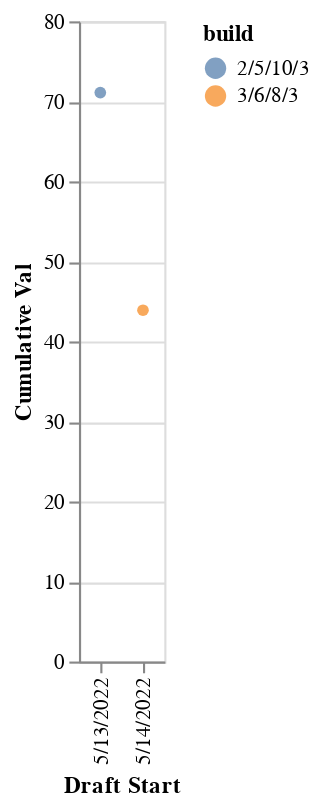
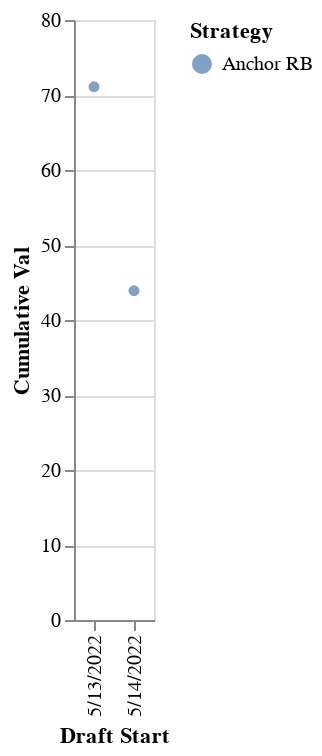
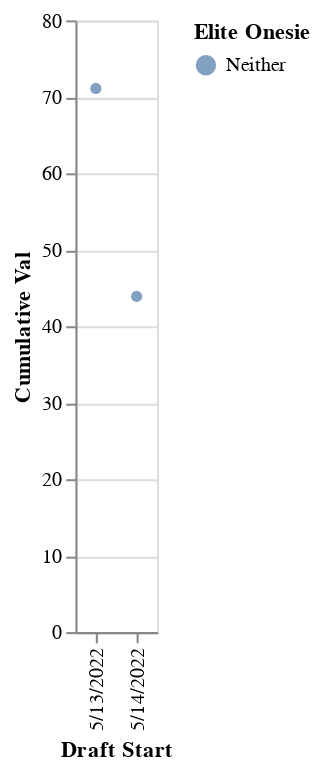

Source (notebook cell) for these figures, in order:
### Markdown cell above
#### To use while drafting

### Code cell
#Use of build and player search functions
players_to_search = ['Jonathan Taylor']
builds_with_players(players_to_search)
strats_with_players(players_to_search)
onesie_with_players(players_to_search)

### Figure 1 — Vega-Lite specification as saved in the notebook (floating-point values rounded to 4 significant figures)
{"config": {"view": {"continuousWidth": 400, "continuousHeight": 300}}, "data": {"name": "data-da93d0e8085f1fb7f4cd80d13a6d220b"}, "mark": {"type": "circle", "size": 30}, "encoding": {"color": {"field": "build", "type": "nominal"}, "tooltip": [{"field": "Draft Start", "type": "nominal"}, {"field": "Team", "type": "quantitative"}, {"field": "build", "type": "nominal"}, {"field": "Cumulative Val", "type": "quantitative"}], "x": {"field": "Draft Start", "type": "nominal"}, "y": {"field": "Cumulative Val", "type": "quantitative"}}, "selection": {"selector235": {"type": "interval", "bind": "scales", "encodings": ["x", "y"]}}, "$schema": "https://vega.github.io/schema/vega-lite/v4.17.0.json", "datasets": {"data-da93d0e8085f1fb7f4cd80d13a6d220b": [{"Team": 3, "Draft Start": "5/13/2022", "Cumulative Val": 71.1, "Strategy": "Anchor RB", "Elite Onesie": "Neither", "build": "2/5/10/3", "Players": "Jonathan Taylor, AJ Brown, Saquon Barkley, DK Metcalf, Chris Godwin, JuJu Smith-Schuster, Tom Brady, Clyde Edwards-Helaire, Skyy Moore, Christian Watson, Rachaad White, Corey Davis, Noah Fant, Will Fuller, Daniel Jones, Jalen Tolbert, KJ Hamler, Brevin Jordan, Sony Michel, Greg Dulcich"}, {"Team": 10, "Draft Start": "5/14/2022", "Cumulative Val": 43.9, "Strategy": "Anchor RB", "Elite Onesie": "Neither", "build": "3/6/8/3", "Players": "Jonathan Taylor, Tee Higgins, AJ Brown, Gabriel Davis, Courtland Sutton, Deandre Hopkins, Drake London, Trey Lance, Dalton Schulz, Tua Tagovailoa, Chase Edmonds, Robert Tonyan, Rachaad White, Daniel Jones, David Bell, Brian Robinson, Donta Foreman, Wandale Robinson, Chris Evans, OJ Howard"}]}}

### Figure 2 — Vega-Lite specification as saved in the notebook (floating-point values rounded to 4 significant figures)
{"config": {"view": {"continuousWidth": 400, "continuousHeight": 300}}, "data": {"name": "data-da93d0e8085f1fb7f4cd80d13a6d220b"}, "mark": {"type": "circle", "size": 30}, "encoding": {"color": {"field": "Strategy", "type": "nominal"}, "tooltip": [{"field": "Draft Start", "type": "nominal"}, {"field": "Team", "type": "quantitative"}, {"field": "Strategy", "type": "nominal"}, {"field": "build", "type": "nominal"}, {"field": "Cumulative Val", "type": "quantitative"}], "x": {"field": "Draft Start", "type": "nominal"}, "y": {"field": "Cumulative Val", "type": "quantitative"}}, "selection": {"selector236": {"type": "interval", "bind": "scales", "encodings": ["x", "y"]}}, "$schema": "https://vega.github.io/schema/vega-lite/v4.17.0.json", "datasets": {"data-da93d0e8085f1fb7f4cd80d13a6d220b": [{"Team": 3, "Draft Start": "5/13/2022", "Cumulative Val": 71.1, "Strategy": "Anchor RB", "Elite Onesie": "Neither", "build": "2/5/10/3", "Players": "Jonathan Taylor, AJ Brown, Saquon Barkley, DK Metcalf, Chris Godwin, JuJu Smith-Schuster, Tom Brady, Clyde Edwards-Helaire, Skyy Moore, Christian Watson, Rachaad White, Corey Davis, Noah Fant, Will Fuller, Daniel Jones, Jalen Tolbert, KJ Hamler, Brevin Jordan, Sony Michel, Greg Dulcich"}, {"Team": 10, "Draft Start": "5/14/2022", "Cumulative Val": 43.9, "Strategy": "Anchor RB", "Elite Onesie": "Neither", "build": "3/6/8/3", "Players": "Jonathan Taylor, Tee Higgins, AJ Brown, Gabriel Davis, Courtland Sutton, Deandre Hopkins, Drake London, Trey Lance, Dalton Schulz, Tua Tagovailoa, Chase Edmonds, Robert Tonyan, Rachaad White, Daniel Jones, David Bell, Brian Robinson, Donta Foreman, Wandale Robinson, Chris Evans, OJ Howard"}]}}

### Figure 3 — Vega-Lite specification as saved in the notebook (floating-point values rounded to 4 significant figures)
{"config": {"view": {"continuousWidth": 400, "continuousHeight": 300}}, "data": {"name": "data-da93d0e8085f1fb7f4cd80d13a6d220b"}, "mark": {"type": "circle", "size": 30}, "encoding": {"color": {"field": "Elite Onesie", "type": "nominal"}, "tooltip": [{"field": "Draft Start", "type": "nominal"}, {"field": "Team", "type": "quantitative"}, {"field": "Strategy", "type": "nominal"}, {"field": "Elite Onesie", "type": "nominal"}, {"field": "build", "type": "nominal"}, {"field": "Cumulative Val", "type": "quantitative"}], "x": {"field": "Draft Start", "type": "nominal"}, "y": {"field": "Cumulative Val", "type": "quantitative"}}, "selection": {"selector237": {"type": "interval", "bind": "scales", "encodings": ["x", "y"]}}, "$schema": "https://vega.github.io/schema/vega-lite/v4.17.0.json", "datasets": {"data-da93d0e8085f1fb7f4cd80d13a6d220b": [{"Team": 3, "Draft Start": "5/13/2022", "Cumulative Val": 71.1, "Strategy": "Anchor RB", "Elite Onesie": "Neither", "build": "2/5/10/3", "Players": "Jonathan Taylor, AJ Brown, Saquon Barkley, DK Metcalf, Chris Godwin, JuJu Smith-Schuster, Tom Brady, Clyde Edwards-Helaire, Skyy Moore, Christian Watson, Rachaad White, Corey Davis, Noah Fant, Will Fuller, Daniel Jones, Jalen Tolbert, KJ Hamler, Brevin Jordan, Sony Michel, Greg Dulcich"}, {"Team": 10, "Draft Start": "5/14/2022", "Cumulative Val": 43.9, "Strategy": "Anchor RB", "Elite Onesie": "Neither", "build": "3/6/8/3", "Players": "Jonathan Taylor, Tee Higgins, AJ Brown, Gabriel Davis, Courtland Sutton, Deandre Hopkins, Drake London, Trey Lance, Dalton Schulz, Tua Tagovailoa, Chase Edmonds, Robert Tonyan, Rachaad White, Daniel Jones, David Bell, Brian Robinson, Donta Foreman, Wandale Robinson, Chris Evans, OJ Howard"}]}}
